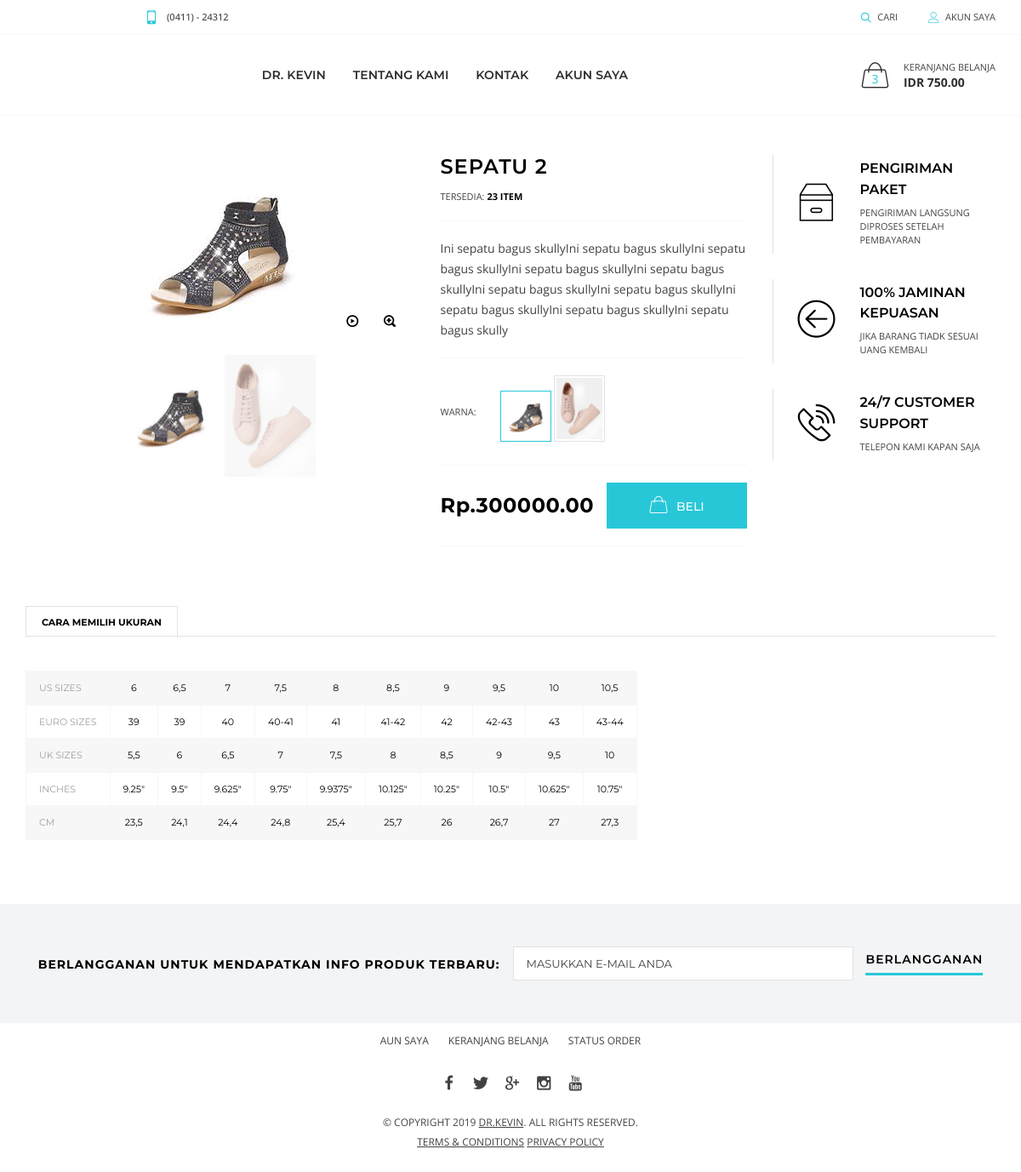
Page /item_detail/2/ (signed in) on the committed database.
### barang/models.py (models this page shows, shortened)
class Produk(models.Model):
    namaproduk = models.CharField(max_length=50)
    harga = models.DecimalField(max_digits=1000000, decimal_places=2)
    stok = models.IntegerField()
    gambar_barang = models.ImageField(upload_to="images", null=True)
    keterangan = models.TextField()
    kategori_produk = models.ForeignKey(KategoriBarang, on_delete=models.CASCADE, null=True)
    class Meta:
        verbose_name_plural = "Produk"

class Warna(models.Model):
    nama_warna = models.CharField(max_length=100, null=True)
    gambar = models.ImageField(upload_to="images")
    content_type = models.ForeignKey(ContentType, on_delete=models.CASCADE)
    object_id = models.PositiveIntegerField()
    content_object = GenericForeignKey("content_type", "object_id")

### barang/views.py (the view)
# urls.py: path('item_detail/<int:pk>/', views.barangs, name='item-detail'),
def barangs(request, pk):
    barang = Produk.objects.get(id=pk)
    warna = Warna.objects.filter(object_id=pk)
    return render(request, 'product.html', {'barang': barang, 'warna': warna})

### templates/product.html (shortened to what this page needs)
{% extends 'base.html' %}
{% load staticfiles %}
{% block content %}
    <div class="page-content">
        <div class="holder mt-0">
            <div class="container">
                <ul class="breadcrumbs">
                </ul>
            </div>
        </div>
        <div class="holder mt-0">
            <div class="container">
                <div class="row prd-block prd-block--mobile-image-first js-prd-gallery" id="prdGallery100">
                    <div class="col-md-6 col-xl-5">
                        <div class="prd-block_main-image main-image--slide js-main-image--slide">
                            <div class="prd-block_main-image-holder js-main-image-zoom" data-zoomtype="inner">
                                <div class="prd-block_main-image-video js-main-image-video">
                                </div>
                                <div class="prd-has-loader">
                                    <div class="gdw-loader"></div><img src="{{ barang.gambar_barang.url }}" class="zoom" alt="" data-zoom-image="{{ barang.gambar_barang.url }}">
                                </div>
                            </div>
                            <div class="prd-block_main-image-links"><a data-fancybox data-width="900" href="https://www.youtube.com/watch?v=Zk3kr7J_v3Q" class="prd-block_video-link"><i class="icon icon-play"></i></a> <a href="images/products/large/product-01.jpg" class="prd-block_zoom-link"><i class="icon icon-zoomin"></i></a></div>
                        </div>
                        <div class="product-previews-wrapper">
                            <div class="product-previews-carousel" id="previewsGallery100">
                            {% for warnas in warna %}
                            <a href="#" data-value="{{ warnas.nama_warna }}" data-image="{{ warnas.gambar.url }}" data-zoom-image="{{ warnas.gambar.url }}">
                            <img src="{{ warnas.gambar.url }}" alt=""></a>
                            {% endfor %}
                            </div>
                        </div>
                    </div>
                    <div class="col-md">
                        <div class="prd-block_info">
                            <div class="js-prd-d-holder prd-holder">
                                <div class="prd-block_title-wrap">
                                    <h1 class="prd-block_title">{{ barang.namaproduk }}</h1>
                                </div>
                                <div class="prd-block_info-top">
                                    <div class="prd-availability">Tersedia: <span>{{ barang.stok}} item</span></div>
                                </div>
                                <div class="prd-block_description topline">
                                    <p>{{ barang.keterangan }}</p>
                                </div>
                            </div>
                            <div class="prd-block_options topline">
                                <div class="prd-color swatches"><span class="option-label">Warna:</span>
                                    <ul class="color-list color-list--sm">
                                        {% for warnas in warna %}
                                        <li class=""><a href="#" data-toggle="tooltip" data-placement="top" title="{{ warnas.nama_warna }}" data-value="{{ warnas.nama_warna }}" data-image="{{ warnas.gambar.url }}"><span class="value"><img src="{{ warnas.gambar.url }}" alt=""></span></a></li>
                                        {% endfor %}
                                    </ul>
                                </div>
                            </div>
                            <div class="prd-block_actions topline">
                                <div class="prd-block_price"><span class="prd-block_price--actual">Rp.{{ barang.harga }}</span> </div>
                                <div class="btn-wrap"><button class="btn btn--add-to-cart" data-fancybox data-src="#modalCheckOut"><i class="icon icon-handbag"></i><span>Beli</span></button></div>
                            </div>
                            <div class="prd-safecheckout topline">
                            </div>
                        </div>
                    </div>
                    <div class="col-xl-3 mt-3 mt-xl-0 sidebar-product">
                        <div class="shop-features-style4"><a href="#" class="shop-feature">
                                <div class="shop-feature-icon"><i class="icon-box3"></i></div>
                                <div class="shop-feature-text">
                                    <div class="text1">Pengiriman paket</div>
                                    <div class="text2">Pengiriman langsung diproses setelah pembayaran</div>
                                </div>
                            </a><a href="#" class="shop-feature">
                                <div class="shop-feature-icon"><i class="icon-arrow-left-circle"></i></div>
                                <div class="shop-feature-text">
                                    <div class="text1">100% jaminan kepuasan</div>
                                    <div class="text2">Jika barang tiadk sesuai uang kembali</div>
                                </div>
                            </a><a href="#" class="shop-feature">
                                <div class="shop-feature-icon"><i class="icon-call"></i></div>
                                <div class="shop-feature-text">
                                    <div class="text1">24/7 customer support</div>
                                    <div class="text2">Telepon kami kapan saja</div>
                                </div>
                            </a></div>
                    </div>
                </div>
            </div>
            <div class="holder mt-2 mt-sm-5">
                <div class="container">
                    <ul class="nav nav-tabs product-tab">
                        <li class="nav-item"><a href="#Tab4" class="nav-link" data-toggle="tab">Cara Memilih Ukuran</a></li>
                    </ul>
                    <div class="tab-content">
                        <div role="tabpanel" class="tab-pane fade" id="Tab4">
                            <div class="table-responsive">
                                <table class="table table-bordered table-striped table--size">
                                    <tr>
                                        <th scope="row">US Sizes</th>
                                        <td>6</td>
                                        <td>6,5</td>
                                        <td>7</td>
                                        <td>7,5</td>
                                        <td>8</td>
                                        <td>8,5</td>
                                        <td>9</td>
                                        <td>9,5</td>
                                        <td>10</td>
                                        <td>10,5</td>
                                    </tr>
                                    <tr>
                                        <th scope="row">Euro Sizes</th>
                                        <td>39</td>
                                        <td>39</td>
                                        <td>40</td>
                                        <td>40-41</td>
                                        <td>41</td>
                                        <td>41-42</td>
                                        <td>42</td>
                                        <td>42-43</td>
                                        <td>43</td>
                                        <td>43-44</td>
                                    </tr>
                                    <tr>
                                        <th scope="row">UK Sizes</th>
                                        <td>5,5</td>
                                        <td>6</td>
                                        <td>6,5</td>
                                        <td>7</td>
                                        <td>7,5</td>
                                        <td>8</td>
                                        <td>8,5</td>
                                        <td>9</td>
                                        <td>9,5</td>
                                        <td>10</td>
                                    </tr>
                                    <tr>
                                        <th scope="row">Inches</th>
                                        <td>9.25&quot;</td>
                                        <td>9.5&quot;</td>
                                        <td>9.625&quot;</td>
                                        <td>9.75&quot;</td>
                                        <td>9.9375&quot;</td>
                                        <td>10.125&quot;</td>
                                        <td>10.25&quot;</td>
                                        <td>10.5&quot;</td>
                                        <td>10.625&quot;</td>
                                        <td>10.75&quot;</td>
                                    </tr>
                                    <tr>
                                        <th scope="row">CM</th>
                                        <td>23,5</td>
                                        <td>24,1</td>
                                        <td>24,4</td>
                                        <td>24,8</td>
                                        <td>25,4</td>
                                        <td>25,7</td>
                                        <td>26</td>
                                        <td>26,7</td>
                                        <td>27</td>
                                        <td>27,3</td>
                                    </tr>
                                </table>
                            </div>
                        </div>
                    </div>
                </div>
            </div>
        </div>
    </div>
    {% endblock %}

### rows in the picture
Produk: gambar_barang (picture), namaproduk "SEPATU 2", stok "23", keterangan "Ini sepatu bagus skullyIni sepatu bagus skullyIni sepatu bagus skullyIni sepatu bagus skullyIni sepatu bagus skullyIni sepatu bagus skullyIni sepatu bagus skullyIni sepatu bagus skullyIni sepatu bagus skullyIni sepatu bagus skully", harga "300000.00"
Warna: gambar (picture)
Warna: gambar (picture)
